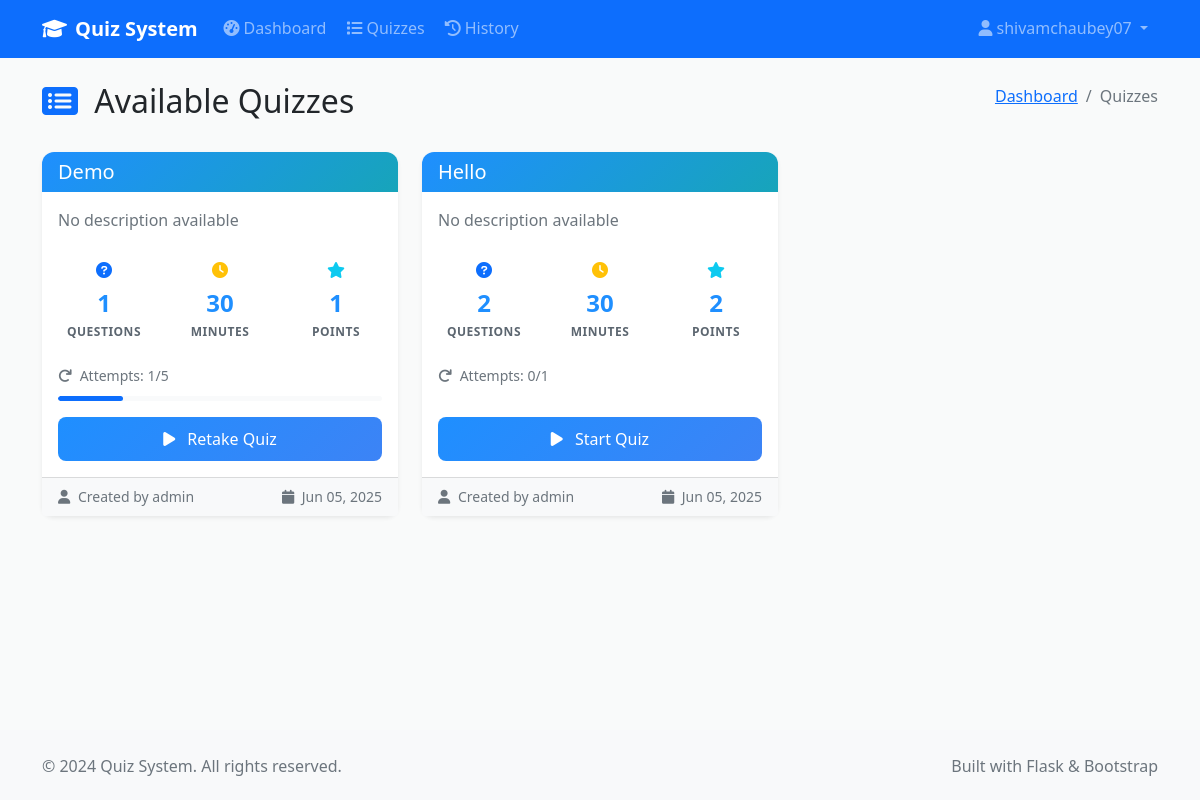
The app's page /quiz/list (signed in) with its own data.
### models.py (models this page shows)
class User(UserMixin, db.Model):
    id = db.Column(db.Integer, primary_key=True)
    username = db.Column(db.String(64), unique=True, nullable=False)
    email = db.Column(db.String(120), unique=True, nullable=False)
    password_hash = db.Column(db.String(256), nullable=False)
    is_admin = db.Column(db.Boolean, default=False)
    created_at = db.Column(db.DateTime, default=datetime.utcnow)
    created_quizzes = db.relationship('Quiz', backref='creator', lazy=True)
    quiz_attempts = db.relationship('QuizAttempt', backref='user', lazy=True)

class Quiz(db.Model):
    id = db.Column(db.Integer, primary_key=True)
    title = db.Column(db.String(200), nullable=False)
    description = db.Column(db.Text)
    created_by = db.Column(db.Integer, db.ForeignKey('user.id'), nullable=False)
    time_limit = db.Column(db.Integer, default=30)  # in minutes
    max_attempts = db.Column(db.Integer, default=1)
    is_active = db.Column(db.Boolean, default=True)
    created_at = db.Column(db.DateTime, default=datetime.utcnow)
    questions = db.relationship('Question', backref='quiz', lazy=True, cascade='all, delete-orphan')
    attempts = db.relationship('QuizAttempt', backref='quiz', lazy=True)
    def get_total_points(self):
        return sum(q.points for q in self.questions)

### quiz.py (the view)
@quiz_bp.route('/list')
@login_required
def quiz_list():
    quizzes = Quiz.query.filter_by(is_active=True).all()
    quiz_data = []
    for quiz in quizzes:
        user_attempts = QuizAttempt.query.filter_by(
            user_id=current_user.id, quiz_id=quiz.id
        ).count()
        best_score = db.session.query(db.func.max(QuizAttempt.score)).filter_by(
            user_id=current_user.id, quiz_id=quiz.id, is_completed=True
        ).scalar() or 0
        quiz_data.append({
            'quiz': quiz,
            'attempts_taken': user_attempts,
            'can_attempt': user_attempts < quiz.max_attempts,
            'best_score': best_score,
            'total_points': quiz.get_total_points()
        })
    return render_template('user/quiz_list.html', quiz_data=quiz_data)

### app.py (called while the page is built)
@login_manager.user_loader
def load_user(user_id):
    from models import User
    return User.query.get(int(user_id))

@app.context_processor
def inject_now():
    return {'now': datetime.utcnow()}

@app.context_processor
def inject_csrf_token():
    from flask_wtf.csrf import generate_csrf
    return dict(csrf_token=generate_csrf())

### templates/user/quiz_list.html (shortened to what this page needs)
{% extends "base.html" %}
{% block content %}
<div class="container my-4">
    <div class="row">
        <div class="col-12">
            <div class="d-flex justify-content-between align-items-center mb-4">
                <h2>
                    <i class="fas fa-list-alt text-primary me-2"></i>
                    Available Quizzes
                </h2>
                <nav aria-label="breadcrumb">
                    <ol class="breadcrumb">
                        <li class="breadcrumb-item">
                            <a href="{{ url_for('quiz.dashboard') }}">Dashboard</a>
                        </li>
                        <li class="breadcrumb-item active">Quizzes</li>
                    </ol>
                </nav>
            </div>
        </div>
    </div>
    {% if quiz_data %}
        <div class="row g-4">
            {% for data in quiz_data %}
                <div class="col-lg-4 col-md-6">
                    <div class="card quiz-card border-0 shadow-sm h-100">
                        <div class="card-header bg-gradient-primary text-white">
                            <h5 class="card-title mb-0">{{ data.quiz.title }}</h5>
                        </div>
                        <div class="card-body d-flex flex-column">
                            <p class="card-text text-muted mb-3">
                                {{ data.quiz.description or 'No description available' }}
                            </p>
                            <div class="quiz-stats mb-3">
                                <div class="row text-center">
                                    <div class="col-4">
                                        <div class="stat-item">
                                            <i class="fas fa-question-circle text-primary"></i>
                                            <div class="stat-value">{{ data.quiz.questions|length }}</div>
                                            <div class="stat-label">Questions</div>
                                        </div>
                                    </div>
                                    <div class="col-4">
                                        <div class="stat-item">
                                            <i class="fas fa-clock text-warning"></i>
                                            <div class="stat-value">{{ data.quiz.time_limit }}</div>
                                            <div class="stat-label">Minutes</div>
                                        </div>
                                    </div>
                                    <div class="col-4">
                                        <div class="stat-item">
                                            <i class="fas fa-star text-info"></i>
                                            <div class="stat-value">{{ data.total_points }}</div>
                                            <div class="stat-label">Points</div>
                                        </div>
                                    </div>
                                </div>
                            </div>
                            <div class="attempt-info mb-3">
                                <div class="d-flex justify-content-between align-items-center">
                                    <span class="text-muted small">
                                        <i class="fas fa-redo me-1"></i>
                                        Attempts: {{ data.attempts_taken }}/{{ data.quiz.max_attempts }}
                                    </span>
                                </div>
                                {% if data.attempts_taken > 0 %}
                                    <div class="progress mt-2" style="height: 5px;">
                                        <div class="progress-bar"
                                             role="progressbar"
                                             style="width: {{ (data.attempts_taken / data.quiz.max_attempts * 100) }}%">
                                        </div>
                                    </div>
                                {% endif %}
                            </div>
                            <div class="mt-auto">
                                {% if data.can_attempt %}
                                    <a href="{{ url_for('quiz.start_quiz', quiz_id=data.quiz.id) }}"
                                       class="btn btn-primary w-100">
                                        <i class="fas fa-play me-2"></i>
                                        {% if data.attempts_taken == 0 %}Start Quiz{% else %}Retake Quiz{% endif %}
                                    </a>
                                {% endif %}
                            </div>
                        </div>
                        <div class="card-footer bg-light text-muted small">
                            <i class="fas fa-user me-1"></i>
                            Created by {{ data.quiz.creator.username }}
                            <span class="float-end">
                                <i class="fas fa-calendar me-1"></i>
                                {{ data.quiz.created_at.strftime('%b %d, %Y') }}
                            </span>
                        </div>
                    </div>
                </div>
            {% endfor %}
        </div>
    {% endif %}
</div>
{% endblock %}

### templates/base.html (shortened to what this page needs)
<!DOCTYPE html>
<html lang="en">
<head>
    <link href="https://cdn.jsdelivr.net/npm/bootstrap@5.1.3/dist/css/bootstrap.min.css" rel="stylesheet">
    <link rel="stylesheet" href="https://cdnjs.cloudflare.com/ajax/libs/font-awesome/6.0.0/css/all.min.css">
    <link rel="stylesheet" href="{{ url_for('static', filename='css/style.css') }}">
</head>
<body>
    <nav class="navbar navbar-expand-lg navbar-dark bg-primary">
        <div class="container">
            <a class="navbar-brand" href="{{ url_for('index') }}">
                <i class="fas fa-graduation-cap me-2"></i>Quiz System
            </a>
            <div class="collapse navbar-collapse" id="navbarNav">
                <ul class="navbar-nav me-auto">
                    {% if current_user.is_authenticated %}
                        {% if current_user.is_admin %}
                            <li class="nav-item">
                                <a class="nav-link" href="{{ url_for('admin.dashboard') }}">
                                    <i class="fas fa-tachometer-alt me-1"></i>Dashboard
                                </a>
                            </li>
                            <li class="nav-item">
                                <a class="nav-link" href="{{ url_for('admin.create_quiz') }}">
                                    <i class="fas fa-plus me-1"></i>Create Quiz
                                </a>
                            </li>
                            <li class="nav-item">
                                <a class="nav-link" href="{{ url_for('admin.manage_users') }}">
                                    <i class="fas fa-users me-1"></i>Users
                                </a>
                            </li>
                            <li class="nav-item">
                                <a class="nav-link" href="{{ url_for('admin.results') }}">
                                    <i class="fas fa-chart-bar me-1"></i>Results
                                </a>
                            </li>
                        {% else %}
                            <li class="nav-item">
                                <a class="nav-link" href="{{ url_for('quiz.dashboard') }}">
                                    <i class="fas fa-tachometer-alt me-1"></i>Dashboard
                                </a>
                            </li>
                            <li class="nav-item">
                                <a class="nav-link" href="{{ url_for('quiz.quiz_list') }}">
                                    <i class="fas fa-list me-1"></i>Quizzes
                                </a>
                            </li>
                            <li class="nav-item">
                                <a class="nav-link" href="{{ url_for('quiz.history') }}">
                                    <i class="fas fa-history me-1"></i>History
                                </a>
                            </li>
                        {% endif %}
                    {% endif %}
                </ul>
                <ul class="navbar-nav">
                    {% if current_user.is_authenticated %}
                        <li class="nav-item dropdown">
                            <a class="nav-link dropdown-toggle" href="#" id="navbarDropdown" role="button" data-bs-toggle="dropdown">
                                <i class="fas fa-user me-1"></i>{{ current_user.username }}
                            </a>
                        </li>
                    {% endif %}
                </ul>
            </div>
        </div>
    </nav>
    <main class="main-content">
        {% block content %}{% endblock %}
    </main>
    <footer class="bg-light py-4 mt-5">
        <div class="container">
            <div class="row">
                <div class="col-md-6">
                    <p class="text-muted mb-0">&copy; 2024 Quiz System. All rights reserved.</p>
                </div>
                <div class="col-md-6 text-end">
                    <p class="text-muted mb-0">Built with Flask & Bootstrap</p>
                </div>
            </div>
        </div>
    </footer>
</body>
</html>

### static/css/style.css (style rules this page uses)
:root { --primary-color: 210 100% 56%; --primary-rgb: 0, 123, 255; --secondary-color: 108 117% 125%; --success-color: 142 71% 45%; --info-color: 188 78% 41%; --warning-color: 45 100% 51%; --danger-color: 354 70% 54%; --light-color: 210 17% 98%; --dark-color: 210 11% 15%; --background: 210 11% 98%; --surface: 0 0% 100%; --text-primary: 210 11% 15%; --text-secondary: 210 10% 40%; --border: 210 14% 89%; }
body { font-family: 'Segoe UI', Tahoma, Geneva, Verdana, sans-serif; background-color: hsl(var(--background)); color: hsl(var(--text-primary)); line-height: 1.6; }
.main-content { min-height: calc(100vh - 200px); }
.navbar-brand { font-weight: 600; font-size: 1.25rem; }
.navbar-nav .nav-link { font-weight: 500; padding: 0.5rem 1rem; border-radius: 0.375rem; margin: 0 0.125rem; transition: all 0.2s ease; }
.card { border: 1px solid hsl(var(--border)); border-radius: 0.75rem; transition: all 0.3s ease; }
.card-header { border-bottom: 1px solid hsl(var(--border)); border-radius: 0.75rem 0.75rem 0 0 !important; background-color: hsl(var(--light-color)) !important; }
.stat-label { font-size: 0.875rem; font-weight: 600; text-transform: uppercase; letter-spacing: 0.5px; }
.quiz-card { transition: all 0.3s ease; }
.quiz-card .card-header { background: linear-gradient(135deg, hsl(var(--primary-color)), hsl(var(--info-color))); color: white; border: none; }
.quiz-stats .stat-item { text-align: center; padding: 0.5rem; }
.quiz-stats .stat-value { font-size: 1.5rem; font-weight: 600; color: hsl(var(--primary-color)); }
.quiz-stats .stat-label { font-size: 0.75rem; color: hsl(var(--text-secondary)); text-transform: uppercase; letter-spacing: 0.5px; }
.progress { height: 8px; border-radius: 4px; background-color: hsl(var(--light-color)); }
.progress-bar { border-radius: 4px; transition: width 0.3s ease; }
.btn { font-weight: 500; border-radius: 0.5rem; padding: 0.625rem 1.25rem; transition: all 0.2s ease; }
.btn-primary { background: linear-gradient(135deg, hsl(var(--primary-color)), hsl(217 91% 60%)); border: none; }
.bg-gradient-primary { background: linear-gradient(135deg, hsl(var(--primary-color)), hsl(var(--info-color))) !important; }

### records on screen
User: username "shivamchaubey07"
Quiz: quiz "Demo", quiz "No description available", quiz.time_limit "30", quiz.max_attempts "5", quiz.created_at "Jun 05, 2025"
User: quiz.creator.username "admin" "admin"
Quiz: quiz "Hello", quiz "No description available", quiz.time_limit "30", quiz.max_attempts "1", quiz.created_at "Jun 05, 2025"

### other values on screen
{{ data.quiz.questions|length }} "1" "2"
{{ data.total_points }} "1" "2"
{{ data.attempts_taken }} "1" "0"
